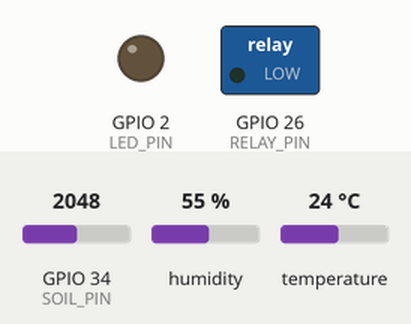
Simulated run of this sketch. Board: ESP32. Parts: switched loads named in the sketch (green lamp = pin HIGH), output pins drawn as LEDs (lit = HIGH). The inputs (shaded band) are chosen by the test bench; at power-on: GPIO 34 (SOIL_PIN) = 2048, humidity 55 %, temperature 24 °C. WiFi joins after 1.5 s; servers stay silent unless stated; uploads are accepted with an empty reply; what the sketch prints to the serial monitor is not drawn.

Above: at 0.0 s.
At 1.1 s:
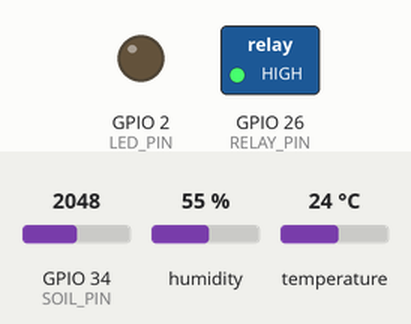
At 2.6 s:
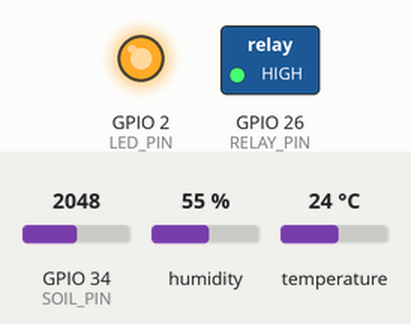
Timing chart, 0 to 4.1 s (numbered marks = the images above):
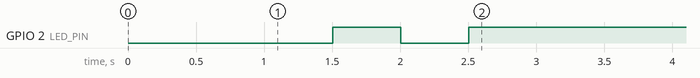

The sketch:

esp32_smart_irrigation.ino
```cpp
/*
 * Smart Irrigation Agent - ESP32 IoT Node Firmware
 * Campus Garden Intelligent Watering System
 *
 * Hardware:
 * - ESP32 DevKit V1
 * - Capacitive Soil Moisture Sensor v1.2 (or resistive) -> GPIO 34 (ADC)
 * - DHT22 Temperature & Humidity Sensor -> GPIO 4
 * - 5V Single Channel Relay Module (Valve / Submersible Pump) -> GPIO 26
 * - Status LED -> GPIO 2 (Built-in)
 */

#include <WiFi.h>
#include <HTTPClient.h>
#include <ArduinoJson.h>
#include <DHT.h>

// --- Configuration ---
const char* WIFI_SSID = "YOUR_WIFI_SSID";
const char* WIFI_PASS = "YOUR_WIFI_PASSWORD";

// Server API Endpoint (Replace with your backend server IP)
const char* SERVER_URL = "http://192.168.1.100:8000/api/iot/sensors";

// Target Campus Garden Zone ID for this hardware node
const int ZONE_ID = 1; // 1: Botanical, 2: Flower, 3: Herbal, 4: Lawn, 5: Vegetable

// --- Pin Definitions ---
#define DHTPIN 4
#define DHTTYPE DHT22
#define SOIL_PIN 34
#define RELAY_PIN 26
#define LED_PIN 2

// Calibration values for Capacitive Soil Moisture Sensor
// Calibrate by measuring raw analog in air (AirValue) and in cup of water (WaterValue)
const int AirValue = 3200;    // 0% moisture
const int WaterValue = 1450;  // 100% moisture

DHT dht(DHTPIN, DHTTYPE);

unsigned long lastSendTime = 0;
const unsigned long sendInterval = 10000; // Send telemetry every 10 seconds

// Safety shutoff timer (max 20 minutes continuously open)
unsigned long valveOpenedAt = 0;
bool isValveOpen = false;
const unsigned long MAX_FAILSAFE_WATERING_MS = 20 * 60 * 1000;

void setup() {
  Serial.begin(115200);
  delay(1000);
  Serial.println("\n[Smart Irrigation Agent] Booting ESP32 IoT Node...");

  pinMode(RELAY_PIN, OUTPUT);
  pinMode(LED_PIN, OUTPUT);

  // Keep relay OFF at startup (Relays are typically active LOW)
  digitalWrite(RELAY_PIN, HIGH);
  digitalWrite(LED_PIN, LOW);

  dht.begin();
  connectWiFi();
}

void loop() {
  // Check WiFi status
  if (WiFi.status() != WL_CONNECTED) {
    Serial.println("[WiFi] Connection lost. Reconnecting...");
    connectWiFi();
  }

  // Safety failsafe check: prevent campus flooding
  if (isValveOpen && (millis() - valveOpenedAt > MAX_FAILSAFE_WATERING_MS)) {
    Serial.println("[SAFETY ALERT] Failsafe timer exceeded! Force closing valve.");
    setValveState(false);
  }

  // Periodic Telemetry Transmission
  if (millis() - lastSendTime >= sendInterval) {
    lastSendTime = millis();
    sendTelemetry();
  }

  delay(100);
}

void connectWiFi() {
  Serial.print("[WiFi] Connecting to: ");
  Serial.println(WIFI_SSID);
  WiFi.mode(WIFI_STA);
  WiFi.begin(WIFI_SSID, WIFI_PASS);

  int attempts = 0;
  while (WiFi.status() != WL_CONNECTED && attempts < 20) {
    delay(500);
    Serial.print(".");
    digitalWrite(LED_PIN, !digitalRead(LED_PIN));
    attempts++;
  }

  if (WiFi.status() == WL_CONNECTED) {
    Serial.println("\n[WiFi] Connected successfully!");
    Serial.print("[WiFi] IP Address: ");
    Serial.println(WiFi.localIP());
    digitalWrite(LED_PIN, HIGH);
  } else {
    Serial.println("\n[WiFi] Connection failed. Will retry later.");
    digitalWrite(LED_PIN, LOW);
  }
}

float readSoilMoisture() {
  int rawAnalog = analogRead(SOIL_PIN);
  float moisture = map(rawAnalog, AirValue, WaterValue, 0, 100);
  return constrain(moisture, 0.0, 100.0);
}

void setValveState(bool open) {
  isValveOpen = open;
  if (open) {
    digitalWrite(RELAY_PIN, LOW); // Active LOW relay ON
    valveOpenedAt = millis();
    Serial.println("[ACTUATOR] Solenoid Valve / Pump: OPEN");
  } else {
    digitalWrite(RELAY_PIN, HIGH); // Active LOW relay OFF
    Serial.println("[ACTUATOR] Solenoid Valve / Pump: CLOSED");
  }
}

void sendTelemetry() {
  if (WiFi.status() != WL_CONNECTED) return;

  float soilMoist = readSoilMoisture();
  float temp = dht.readTemperature();
  float hum = dht.readHumidity();

  if (isnan(temp) || isnan(hum)) {
    Serial.println("[DHT22] Warning: Failed to read from sensor!");
    temp = 25.0;
    hum = 55.0;
  }

  Serial.printf("[Sensors] Zone: %d | Moisture: %.1f%% | Temp: %.1f C | Hum: %.1f%%\n",
                ZONE_ID, soilMoist, temp, hum);

  HTTPClient http;
  http.begin(SERVER_URL);
  http.addHeader("Content-Type", "application/json");

  StaticJsonDocument<256> doc;
  doc["zone_id"] = ZONE_ID;
  doc["moisture"] = round(soilMoist * 10) / 10.0;
  doc["temperature"] = round(temp * 10) / 10.0;
  doc["humidity"] = round(hum * 10) / 10.0;
  doc["light_intensity"] = 850.0;
  doc["battery_level"] = 98.0;

  String requestBody;
  serializeJson(doc, requestBody);

  int httpCode = http.POST(requestBody);

  if (httpCode > 0) {
    String payload = http.getString();
    Serial.printf("[HTTP] POST Result Code: %d\n", httpCode);

    StaticJsonDocument<256> responseDoc;
    DeserializationError error = deserializeJson(responseDoc, payload);

    if (!error) {
      const char* valveCommand = responseDoc["valve_state"];
      if (valveCommand != nullptr) {
        if (strcmp(valveCommand, "OPEN") == 0 && !isValveOpen) {
          setValveState(true);
        } else if (strcmp(valveCommand, "CLOSED") == 0 && isValveOpen) {
          setValveState(false);
        }
      }
    }
  } else {
    Serial.printf("[HTTP] POST failed, error: %s\n", http.errorToString(httpCode).c_str());
  }

  http.end();
}
```
